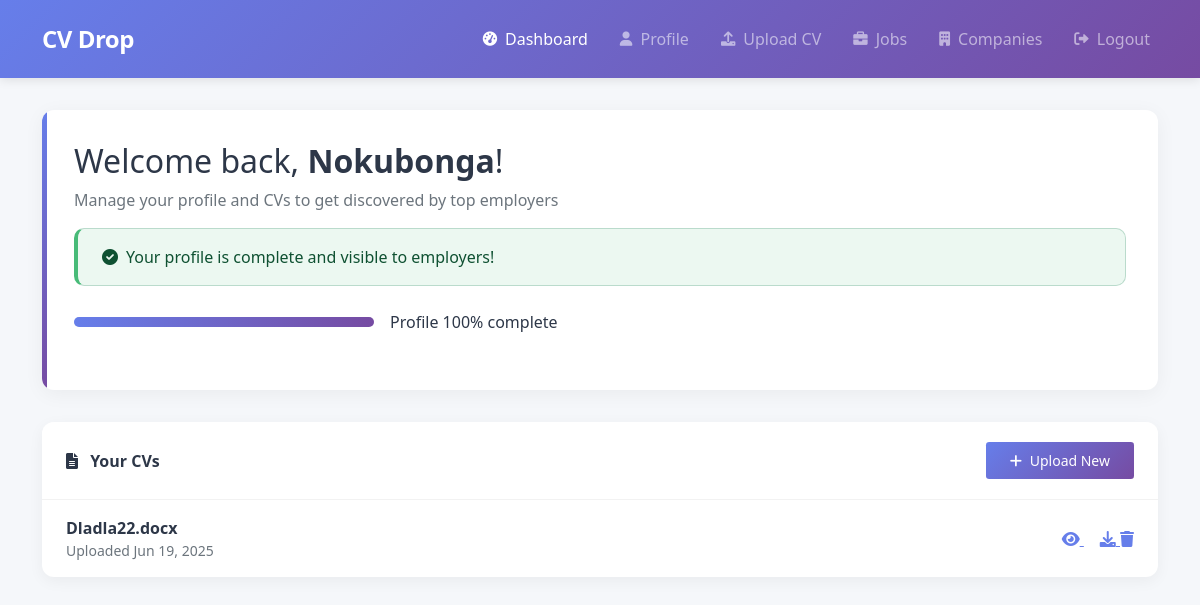
Screenshot of /student/dashboard (signed in) with the database file from the repository.
### app.py (models this page shows)
class Profile(db.Model):
    id = db.Column(db.Integer, primary_key=True)
    user_id = db.Column(db.Integer, db.ForeignKey('user.id'), nullable=False)
    name = db.Column(db.String(100))
    contact = db.Column(db.String(20))
    course = db.Column(db.String(100))
    institution = db.Column(db.String(100))
    graduation_status = db.Column(db.String(50))
    skills = db.Column(db.Text)
    experience = db.Column(db.Text)
    projects = db.Column(db.Text)
    certifications = db.Column(db.Text)
    awards = db.Column(db.Text)

class CV(db.Model):
    id = db.Column(db.Integer, primary_key=True)
    user_id = db.Column(db.Integer, db.ForeignKey('user.id'), nullable=False)
    filename = db.Column(db.String(255), nullable=False)
    original_filename = db.Column(db.String(255), nullable=False)
    upload_date = db.Column(db.DateTime, default=db.func.current_timestamp())

### app.py (the view)
    @app.route('/student/dashboard')
    @login_required
    def student_dashboard():
        if current_user.role != 'student':
            flash('Access denied. Students only.', 'danger')
            return redirect(url_for('login'))
        profile = Profile.query.filter_by(user_id=current_user.id).first()
        cvs = CV.query.filter_by(user_id=current_user.id).all()
        return render_template('student/dashboard.html', profile=profile, cvs=cvs)

### templates/student/dashboard.html (shortened to what this page needs)
<!DOCTYPE html>
<html lang="en">
<head>
    <link href="https://cdn.jsdelivr.net/npm/bootstrap@5.1.3/dist/css/bootstrap.min.css" rel="stylesheet">
    <link rel="stylesheet" href="https://cdnjs.cloudflare.com/ajax/libs/font-awesome/6.0.0/css/all.min.css">
</head>
<body>
    <nav class="navbar navbar-expand-lg navbar-dark">
        <div class="container">
            <a class="navbar-brand" href="{{ url_for('index') }}">CV Drop</a>
            <div class="collapse navbar-collapse" id="navbarNav">
          <div class="navbar-nav ms-auto">
    <a class="nav-link active" href="{{ url_for('student_dashboard') }}">
        <i class="fas fa-tachometer-alt"></i> Dashboard
    </a>
    <a class="nav-link" href="{{ url_for('student_profile') }}">
        <i class="fas fa-user"></i> Profile
    </a>
    <a class="nav-link" href="{{ url_for('student_upload_cv') }}">
        <i class="fas fa-upload"></i> Upload CV
    </a>
    <a class="nav-link" href="{{ url_for('student_jobs') }}">
        <i class="fas fa-briefcase"></i> Jobs
    </a>
    <a class="nav-link" href="{{ url_for('student_companies') }}">
        <i class="fas fa-building"></i> Companies
    </a>
    <a class="nav-link" href="{{ url_for('logout') }}">
        <i class="fas fa-sign-out-alt"></i> Logout
    </a>
</div>
            </div>
        </div>
    </nav>
    <div class="container dashboard-container">
        <div class="welcome-header">
            <h2>Welcome back, <strong>{{ profile.name or current_user.email }}</strong>!</h2>
            <p class="text-muted">Manage your profile and CVs to get discovered by top employers</p>
            {% if profile and profile.name and profile.contact and profile.course and profile.institution and profile.graduation_status %}
            <div class="alert alert-success d-flex align-items-center">
                <i class="fas fa-check-circle me-2"></i>
                <div>Your profile is complete and visible to employers!</div>
            </div>
            <div class="profile-completeness">
                <div class="progress">
                    <div class="progress-bar" style="width: 100%"></div>
                </div>
                <span>Profile 100% complete</span>
            </div>
            {% endif %}
        </div>
        <div class="card">
            <div class="card-header d-flex justify-content-between align-items-center">
                <span><i class="fas fa-file-alt me-2"></i> Your CVs</span>
                <a href="{{ url_for('student_upload_cv') }}" class="btn btn-primary btn-sm">
                    <i class="fas fa-plus me-1"></i> Upload New
                </a>
            </div>
            {% if cvs %}
            <div class="list-group list-group-flush">
                {% for cv in cvs %}
                <div class="cv-item">
                    <div>
                        <strong>{{ cv.original_filename }}</strong>
                        <div class="text-muted small">Uploaded {{ cv.upload_date.strftime('%b %d, %Y') }}</div>
                    </div>
                    <div class="cv-actions">
                        <a href="{{ url_for('student_download_cv', cv_id=cv.id) }}" target="_blank" title="View">
                            <i class="fas fa-eye"></i>
                        </a>
                        <a href="{{ url_for('student_download_cv', cv_id=cv.id) }}" download title="Download">
                            <i class="fas fa-download"></i>
                        </a>
                        <form action="{{ url_for('student_delete_cv', cv_id=cv.id) }}" method="post" style="display:inline;" onsubmit="return confirm('Are you sure you want to delete this CV?');">
                            <button type="submit" title="Delete" style="border:none;background:none;padding:0;color:var(--primary-color);">
                                <i class="fas fa-trash"></i>
                            </button>
                        </form>
                    </div>
                </div>
                {% endfor %}
            </div>
            {% endif %}
        </div>
    </div>
</body>
</html>

### templates/student/dashboard.html (style rules this page uses)
:root { --primary-color: #667eea; --secondary-color: #764ba2; --success-color: #48bb78; --warning-color: #ed8936; --light-bg: #f8f9fa; --dark-text: #2d3748; }
body { font-family: 'Segoe UI', Tahoma, Geneva, Verdana, sans-serif; background-color: #f5f7fa; color: var(--dark-text); }
.navbar { background: linear-gradient(135deg, var(--primary-color), var(--secondary-color)); box-shadow: 0 2px 10px rgba(0, 0, 0, 0.1); padding: 1rem 0; }
.navbar-brand { font-weight: 700; font-size: 1.5rem; letter-spacing: -0.5px; }
.nav-link { font-weight: 500; margin-left: 1rem; transition: all 0.3s ease; display: flex; align-items: center; }
.nav-link i { margin-right: 8px; font-size: 0.9rem; }
.dashboard-container { margin-top: 2rem; margin-bottom: 3rem; }
.welcome-header { background: white; border-radius: 12px; padding: 2rem; box-shadow: 0 4px 20px rgba(0, 0, 0, 0.05); margin-bottom: 2rem; position: relative; overflow: hidden; }
.welcome-header::before { content: ''; position: absolute; top: 0; left: 0; width: 5px; height: 100%; background: linear-gradient(to bottom, var(--primary-color), var(--secondary-color)); }
.profile-completeness { display: flex; align-items: center; margin: 1.5rem 0; }
.progress { height: 10px; width: 100%; max-width: 300px; margin-right: 1rem; border-radius: 10px; }
.progress-bar { background: linear-gradient(to right, var(--primary-color), var(--secondary-color)); }
.card { border: none; border-radius: 12px; box-shadow: 0 4px 15px rgba(0, 0, 0, 0.05); transition: transform 0.3s ease, box-shadow 0.3s ease; margin-bottom: 1.5rem; }
.card-header { background-color: white; border-bottom: 1px solid rgba(0, 0, 0, 0.05); font-weight: 600; padding: 1.25rem 1.5rem; border-radius: 12px 12px 0 0 !important; }
.cv-item { display: flex; justify-content: space-between; align-items: center; padding: 1rem 1.5rem; border-bottom: 1px solid rgba(0, 0, 0, 0.05); transition: background-color 0.2s ease; }
.cv-item:last-child { border-bottom: none; }
.cv-actions a { margin-left: 1rem; color: var(--primary-color); transition: color 0.2s ease; }
.btn-primary { background: linear-gradient(135deg, var(--primary-color), var(--secondary-color)); border: none; padding: 0.5rem 1.5rem; font-weight: 500; }
.alert { border-radius: 10px; padding: 1rem 1.5rem; }
.alert-success { background-color: rgba(72, 187, 120, 0.1); border-left: 4px solid var(--success-color); }

### rows the page displays
Profile: name "Nokubonga"
CV: original_filename "Dladla22.docx", upload_date "Jun 19, 2025"
